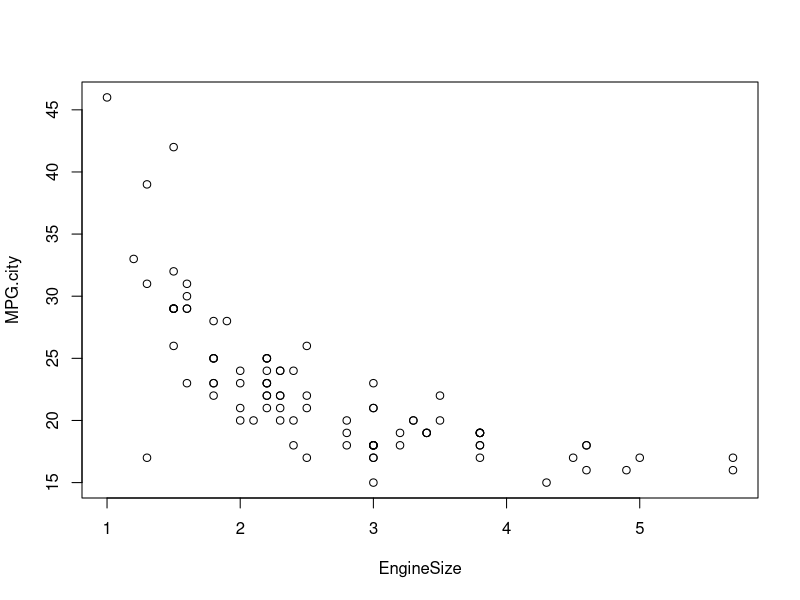
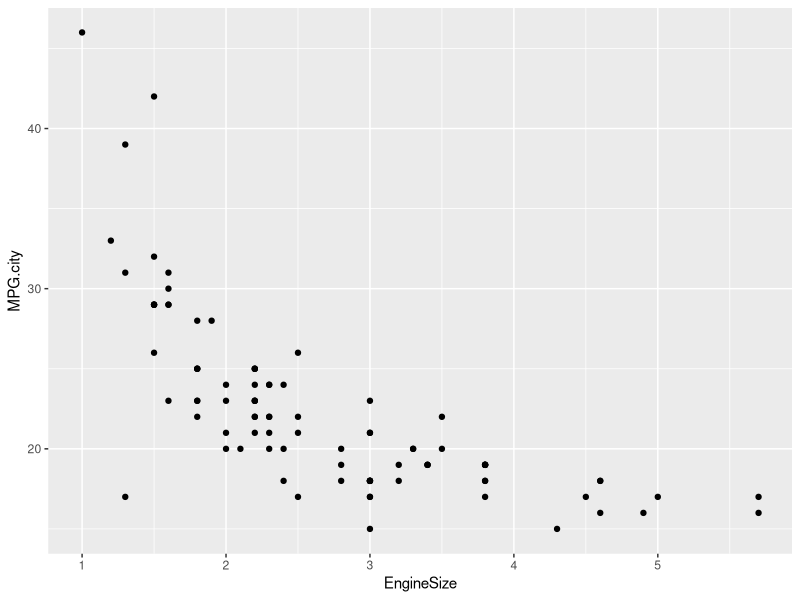
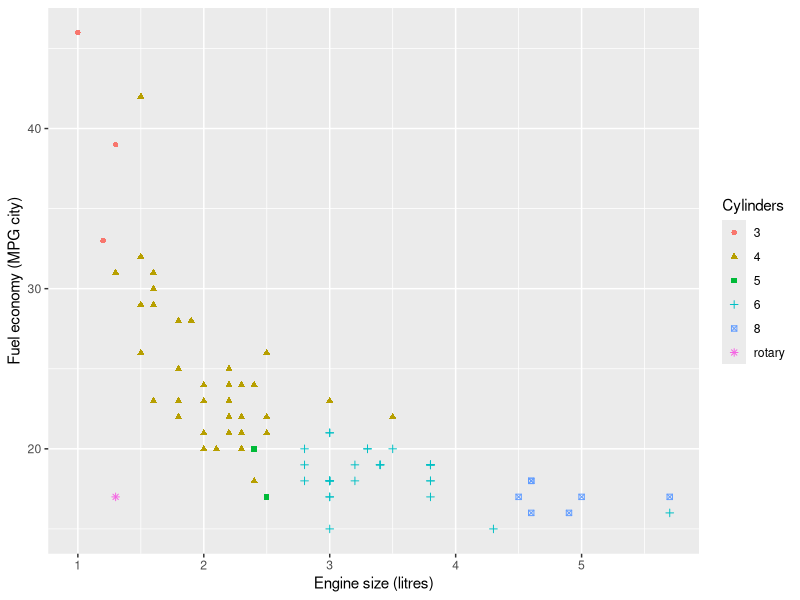
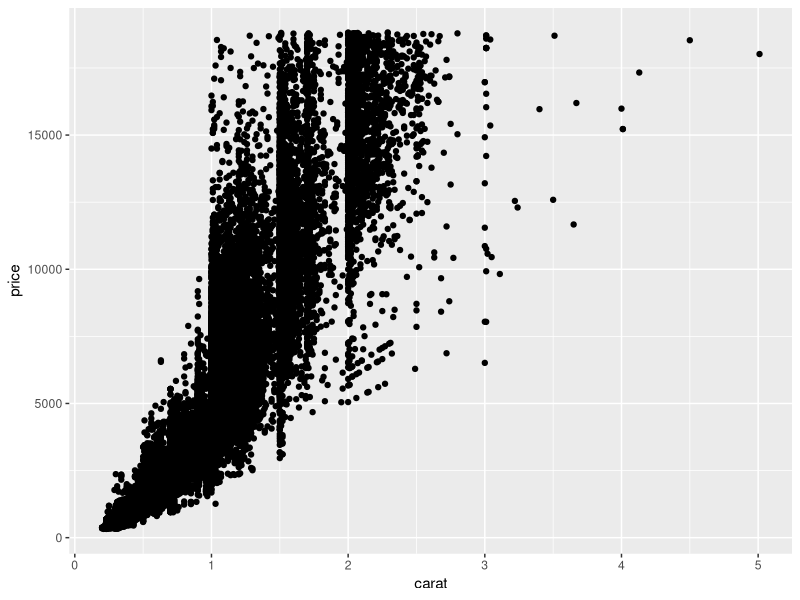
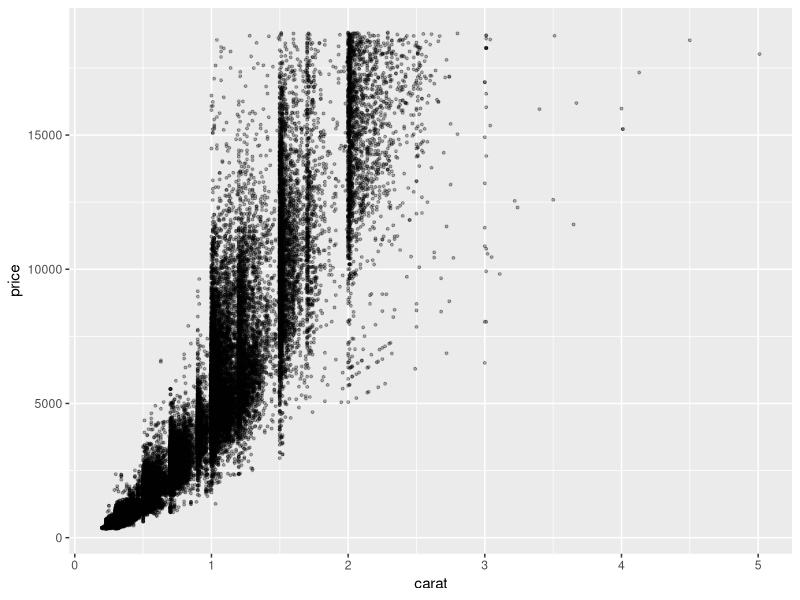
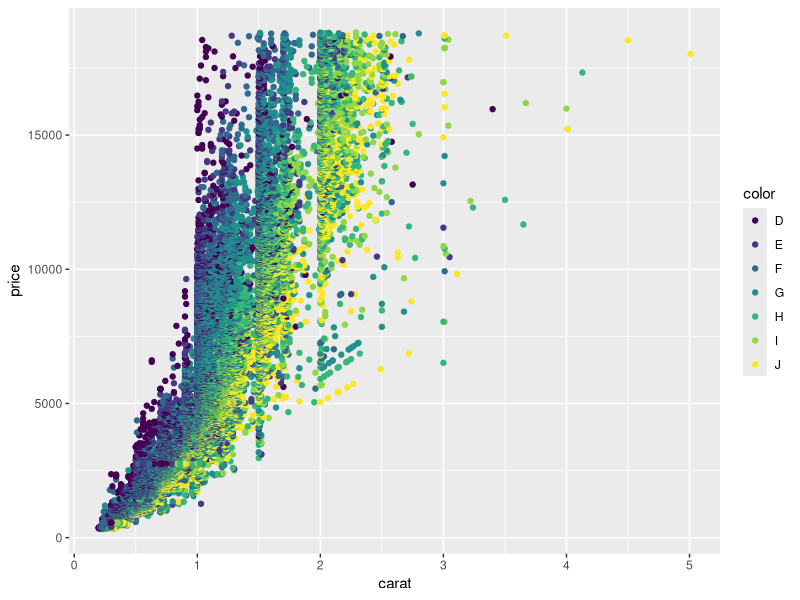
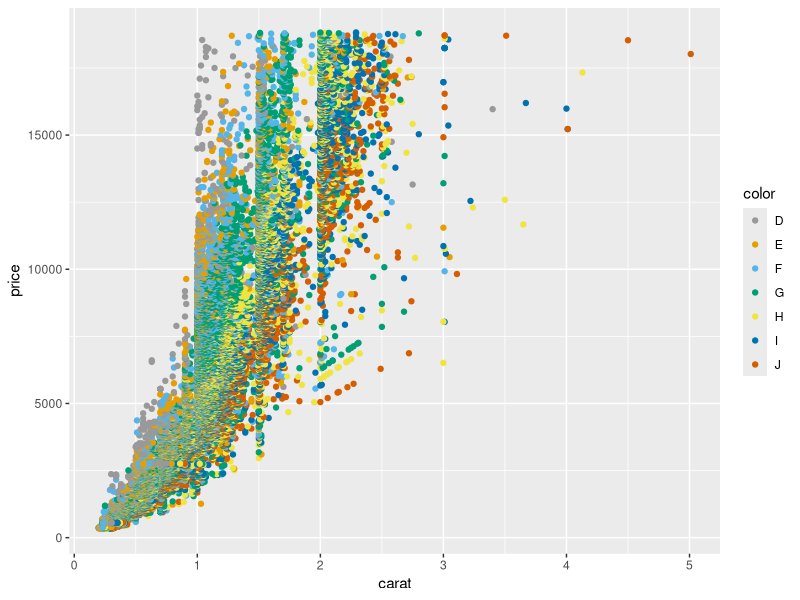
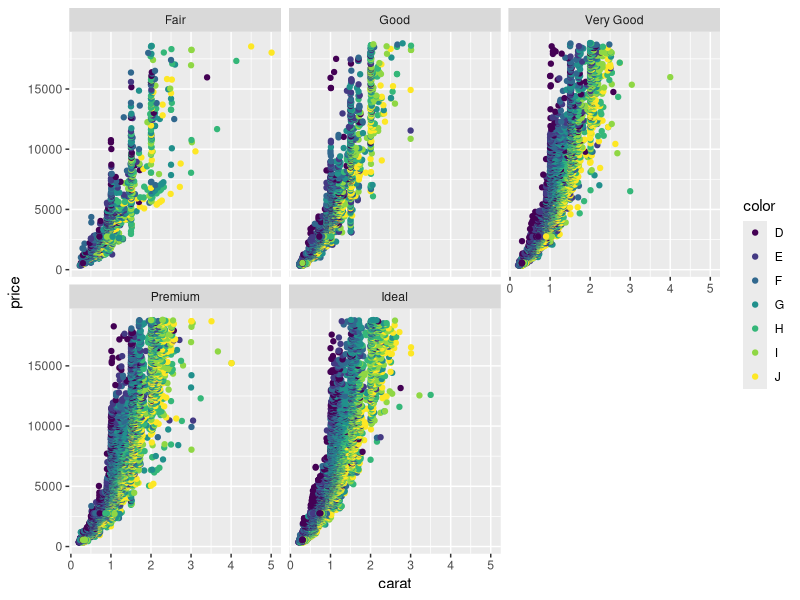

Reproduce these figures in R, in order.
## ---- chunk 1
library(ggplot2)
library(MASS)  # Useful for data sets
library(plyr)  # We'll need mapvalues
## ---- chunk 2
with(Cars93, plot(EngineSize, MPG.city))  # Base graphics 
qplot(x=EngineSize, y=MPG.city, data=Cars93)  # using qplot from ggplot2
## ---- chunk 3
qplot(x=EngineSize, y=MPG.city, data=Cars93, 
      colour=Cylinders, 
      shape=Cylinders,
      xlab = "Engine size (litres)",
      ylab = "Fuel economy (MPG city)"
      ) 
## ---- chunk 4
dim(diamonds)
head(diamonds)
## ---- chunk 5
diamond.plot <- ggplot(data=diamonds, aes(x=carat, y=price))
diamond.plot + geom_point()
## ---- chunk 6
diamond.plot + geom_point(size = 0.7, alpha = 0.3)
## ---- chunk 7
diamond.plot <- ggplot(data=diamonds, aes(x=carat, y=price, colour = color))
diamond.plot + geom_point()
## ---- chunk 8
cbPalette <- c("#999999", "#E69F00", "#56B4E9", "#009E73", "#F0E442", "#0072B2", "#D55E00", "#CC79A7")
diamond.plot <- ggplot(data=diamonds, aes(x=carat, y=price, colour = color))
diamond.plot + geom_point() + scale_colour_manual(values=cbPalette)
## ---- chunk 9
diamond.plot <- ggplot(data=diamonds, aes(x=carat, y=price, colour = color))

diamond.plot + geom_point() + facet_wrap(~ cut)
## ---- chunk 10
diamond.plot + geom_point() + facet_grid(. ~ cut)
## ---- chunk 11
diamond.plot + geom_point() + facet_grid(cut ~ .)
## ---- chunk 12
# Assign better variable names
colnames(birthwt) <- c("birthwt.below.2500", "mother.age", "mother.weight", 
    "race", "mother.smokes", "previous.prem.labor", "hypertension", "uterine.irr", 
    "physician.visits", "birthwt.grams")

# Assign better labels to categorical variables
birthwt <- transform(birthwt, 
            race = as.factor(mapvalues(race, c(1, 2, 3), 
                              c("white","black", "other"))),
            mother.smokes = as.factor(mapvalues(mother.smokes, 
                              c(0,1), c("no", "yes"))),
            hypertension = as.factor(mapvalues(hypertension, 
                              c(0,1), c("no", "yes"))),
            uterine.irr = as.factor(mapvalues(uterine.irr, 
                              c(0,1), c("no", "yes"))),
            birthwt.below.2500 = as.factor(mapvalues(birthwt.below.2500,
                              c(0,1), c("no", "yes")))
            )

## ---- chunk 13
p.color <- ggplot(data = diamonds, aes(x = color))
p.color + geom_bar() 
## ---- chunk 14
# Use aggregate to get a table of values
bwt.summary <- aggregate(birthwt.grams ~ race + mother.smokes, data = birthwt, FUN = mean)  
# Note that this returns a data frame
class(bwt.summary)
## ---- chunk 15
bwt.summary
## ---- chunk 16
# Define basic aesthetic parameters
p.bwt <- ggplot(data = bwt.summary, aes(y = birthwt.grams, x = race, fill = mother.smokes))

# Pick colors for the bars
bwt.colors <- c("#009E73", "#999999")

# Display barchart
p.bwt + geom_bar(stat = "identity", position = "dodge") +
  ylab("Average birthweight") + 
  xlab("Mother's race") +
  guides(fill = guide_legend(title = "Mother's smoking status")) + 
  scale_fill_manual(values=bwt.colors)
## ---- chunk 17
diamond.plot + stat_smooth()
## ---- chunk 18
diamond.plot + geom_point() + stat_smooth()
## ---- chunk 19
diamond.plot + geom_point(size = 1.5, alpha = 0.25) + stat_smooth()
## ---- chunk 20
ggplot(birthwt, aes(x=mother.age, y=birthwt.grams, shape=mother.smokes, color=mother.smokes)) + 
  geom_point() + # Adds points (scatterplot)
  geom_smooth(method = "lm") + # Adds regression lines
  ylab("Birth Weight (grams)") + # Changes y-axis label
  xlab("Mother's Age (years)") + # Changes x-axis label
  ggtitle("Birth Weight by Mother's Age") # Changes plot title
## ---- chunk 21
by(data = birthwt[c("birthwt.grams", "mother.age")], 
   INDICES = birthwt["mother.smokes"], 
   FUN = function(x) {cor(x[,1], x[,2])})
## ---- chunk 22
# Get new data set that no longer contains the outlier
birthwt.sub <- subset(birthwt, subset = mother.age < 40)

ggplot(birthwt.sub, aes(x=mother.age, y=birthwt.grams, shape=mother.smokes, color=mother.smokes)) + 
  geom_point() + # Adds points (scatterplot)
  geom_smooth(method = "lm") + # Adds regression lines
  ylab("Birth Weight (grams)") + # Changes y-axis label
  xlab("Mother's Age (years)") + # Changes x-axis label
  ggtitle("Birth Weight by Mother's Age") # Changes plot title
## ---- chunk 23
expenses <- read.table("mtbi.txt", sep="\t", header=TRUE)
dim(expenses)
head(expenses, 20)
## ---- chunk 24
expense.plot <- ggplot(data = expenses[1:20, ], mapping = aes(y = descr, x = count))
expense.plot + geom_point()
## ---- chunk 25
expenses <- transform(expenses, descr = reorder(descr, count))
## ---- chunk 26
expense.plot <- ggplot(data = expenses[1:20, ], mapping = aes(y = descr, x = count))
expense.plot + geom_point()
## ---- chunk 27
barchart.fig = ggplot(data = expenses[1:20, ], mapping = aes(x = descr, y = count))
barchart.fig + geom_bar(stat = "identity", fill = cbPalette[3])
## ---- chunk 28
barchart.fig + geom_bar(stat = "identity", fill = cbPalette[3]) +
               theme(axis.text.x = element_text(angle = 60, vjust = 1, hjust = 1)) 
## ---- chunk 29
barchart.fig + geom_bar(stat = "identity", fill = cbPalette[3]) +
               theme(axis.text.x = element_text(angle = 60, vjust = 1, hjust = 1)) + 
               labs(x = "", y = "Times reported", title = "Most Commonly Reported Purchases")
## ---- chunk 30
library(maps)
## ---- chunk 31
head(USArrests)
## ---- chunk 32

# Create data frame for map data (US states)
states <- map_data("state")

# Here's what the states data frame looks like
str(states)

# Make a copy of the data frame to manipulate
arrests <- USArrests

# Convert everything to lower case
names(arrests) <- tolower(names(arrests))
arrests$region <- tolower(rownames(USArrests))

# Merge the map data with the arrests data based on region
choro <- merge(states, arrests, sort = FALSE, by = "region")
choro <- choro[order(choro$order), ]

# Plot a map, filling in the states based on murder rate
qplot(long, lat, data = choro, group = group, fill = murder,
  geom = "polygon")
## ---- chunk 33
qplot(long, lat, data = choro, group = group, fill = murder,
  geom = "polygon") + scale_fill_gradient(low = "#56B1F7", high = "#132B43")
